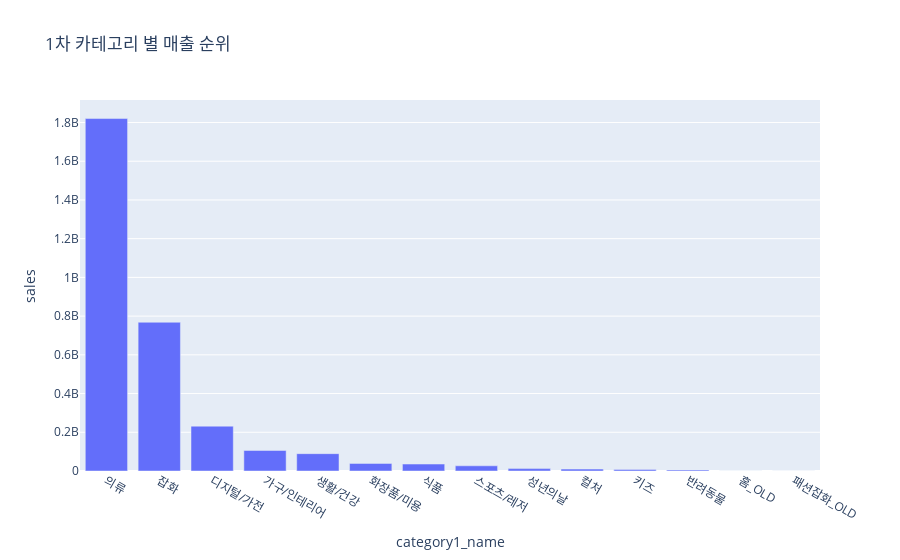

This figure's notebook cell:
### Code cell
fig = px.bar(data_frame=df, x='category1_name', y='sales', title='1차 카테고리 별 매출 순위')
fig.show()

### Figure 1 — Plotly figure (JSON) as saved in the notebook; plotly's stock layout.template omitted (floating-point values rounded to 4 significant figures)
{"data": [{"alignmentgroup": "True", "hovertemplate": "category1_name=%{x}<br>sales=%{y}<extra></extra>", "legendgroup": "", "marker": {"color": "#636efa", "pattern": {"shape": ""}}, "name": "", "offsetgroup": "", "orientation": "v", "showlegend": false, "textposition": "auto", "type": "bar", "x": ["의류", "잡화", "디지털/가전", "가구/인테리어", "생활/건강", "화장품/미용", "식품", "스포츠/레저", "성년의날", "컬처", "키즈", "반려동물", "홈_OLD", "패션잡화_OLD"], "xaxis": "x", "y": [1820360300, 768334100, 231575710, 106025904, 89524710, 39181480, 35846520, 26811500, 12303000, 9699000, 7258800, 5396600, 455200, 34000], "yaxis": "y"}], "layout": {"autosize": true, "barmode": "relative", "legend": {"tracegroupgap": 0}, "title": {"text": "1차 카테고리 별 매출 순위"}, "xaxis": {"anchor": "y", "autorange": true, "domain": [0, 1], "range": [-0.5, 13.5], "title": {"text": "category1_name"}, "type": "category"}, "yaxis": {"anchor": "x", "autorange": true, "domain": [0, 1], "range": [0, 1916000000.0], "title": {"text": "sales"}, "type": "linear"}}}
